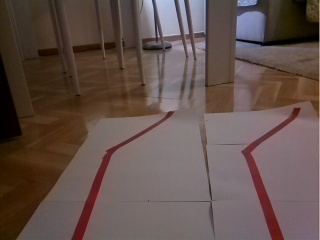
#> input picture pruebas/computer_vision/coche.jpg, 320 x 240 px, found by its file name
$ jupyter execute prueba.ipynb   (shell and % lines are left out)
#> lines starting #> are read from the running program, lines starting #| are printed output that depends on the picture; after the words box and inside, x2 and y2 are one past the last pixel; in counts of white or black regions, pixels touching at a corner belong together
### pruebas/computer_vision/SelfDrivingVehicle/processor.py
#!/usr/bin/python3
# -*- coding: utf-8 -*-

import numpy as np
import cv2
from line import Line

class ImageProcessor():
    """
        Implements the computer vision algorithms for detecting lanes in an image.
    """

    def __init__(self, frameDimensions, frameRate):

        # Define camera dimensions.
        self.frameDimensions = frameDimensions
        self.frameRate = frameRate
        self.w = self.frameDimensions[0]
        self.h = self.frameDimensions[1]

        # ROI dimensions in percentage.
        self.roiY = (1, 0.65)
        self.roiX = (1, 0.8)

        # Initialize the left and right lane classes.
        self.left = Line(self.frameDimensions, (0, 0, 255))
        self.right = Line(self.frameDimensions, (255, 0, 0))

        # Camera calibration
        # Scale the calibration matrix to the desired frame dimensions.
        self.calibrationResolution = (1280, 720)                            # Resolution at which the camera matrix is provided.
        kx = self.w / self.calibrationResolution[0]                         # Calculate the change in the -x axis.
        ky = self.h / self.calibrationResolution[1]                         # Calculate the change in the -y axis.
        cameraMatrix = np.array([                                           # Raw camera calibration matrix.
            [1.00612323e+03, 0.00000000e+00, 6.31540281e+02],
            [0.00000000e+00, 1.00551440e+03, 3.48207362e+02],
            [0.00000000e+00, 0.00000000e+00, 1.00000000e+00]
        ])
        self.cameraMatrix = np.multiply(cameraMatrix, [                     # Adjust the camera calibration matrix.
            [kx, 1, kx],
            [1, ky, ky],
            [1, 1, 1]
        ])
        self.distortionCoefficients = np.array([[0.18541226, -0.32660915, 0.00088513, -0.00038131, -0.02052374]])
        self.newCameraMatrix, self.roi = cv2.getOptimalNewCameraMatrix(self.cameraMatrix, self.distortionCoefficients, self.frameDimensions, 1, self.frameDimensions)
        self.rectifyMapX, self.rectifyMapY = cv2.initUndistortRectifyMap(self.cameraMatrix, self.distortionCoefficients, None, self.newCameraMatrix, self.frameDimensions, 5)

    def doBlur(self, frame, iterations, kernelSize):
        """
            Performs a gaussian blur with the set number of iterations.
        """

        blured = frame.copy()
        while iterations > 0:
            blured =  cv2.GaussianBlur(blured, (kernelSize, kernelSize), sigmaX=0, sigmaY=0)
            iterations -= 1
        return blured

    def doRegionOfInterest(self, frame):
        """
            Obtains the region of interest from a frame. The dimensions of the ROI are set by the class
            properties roiX and roiY.
        """

        y0Px = self.h * self.roiY[0]
        y1Px = self.h * self.roiY[1]
        x0Px = (1 - self.roiX[0]) * self.w / 2
        x1Px = (1 - self.roiX[1]) * self.w / 2
        vertices = np.array([[
            (x0Px, y0Px),
            (x1Px, y1Px),
            (self.w - x1Px, y1Px),
            (self.w - x0Px, y0Px)
        ]], dtype=np.int32)
        mask = np.zeros_like(frame)
        cv2.fillPoly(mask, vertices, 255)
        return cv2.bitwise_and(frame, mask)

    def findLanes(self, frame, lines, drawAll=False):
        """
            Iterates through the results from the Hough Transform and filters the detected lines into
            those who belong to the left and right lane. Finally fits the data to a 1st order polynomial.
        """

        self.left.clear()
        self.right.clear()
        frame_center = frame.shape[1] / 2

        if type(lines) == type(np.array([])):
            for line in lines:
                for x1, y1, x2, y2 in line:
                    if x1 < frame_center and x2 < frame_center:
                        self.left.add(x1, y1, x2, y2)
                        if drawAll:
                            cv2.line(frame, (x1, y1), (x2, y2), self.left.color)
                    elif x1 > frame_center and x2 > frame_center:
                        self.right.add(x1, y1, x2, y2)
                        if drawAll:
                            cv2.line(frame, (x1, y1), (x2, y2), self.right.color)
        self.left.fit()
        self.right.fit()
        return frame

    # [15 lines left out: function drawPoly, not called in this run]

    def process(self, frame):
        """
            Main pipeline for detecting lanes on a frame.
        """
        binary_frame = self.get_line_markings(frame)
        blured = self.doBlur(binary_frame, iterations=3, kernelSize=7)
        canny = cv2.Canny(blured, threshold1=20, threshold2=40)
        roi = self.doRegionOfInterest(canny)
        houghLines = cv2.HoughLinesP(
            roi,
            rho = 1,
            theta = np.pi / 180,
            threshold = 20,
            lines = np.array([]),
            minLineLength = 5,
            maxLineGap = 60
        )
        lanes = self.findLanes(frame, houghLines, drawAll=True)
        # self.drawPoly(lanes, self.left.poly, self.left.color, width=3)
        # self.drawPoly(lanes, self.right.poly, self.right.color, width=3)

        return lanes


    def get_line_markings(self, frame=None):
        """
        Isolates lane lines.

        :param frame: The camera frame that contains the lanes we want to detect
        :return: Binary (i.e. black and white) image containing the lane lines.
        """
        if frame is None:
            frame = self.orig_frame

        # Convertir la imagen a HSV
        imagen_hsv = cv2.cvtColor(frame, cv2.COLOR_BGR2HSV)

        # Definir los valores de HSV para la detección del color rojo
        lower_hsv = np.array([0, 152, 130])
        upper_hsv = np.array([179, 255, 255])

        # Aplicar las máscaras HSV a la imagen
        mask = cv2.inRange(imagen_hsv, lower_hsv, upper_hsv)

        # Convertir la máscara a una imagen binaria
        imagen_binaria = cv2.threshold(mask, 1, 255, cv2.THRESH_BINARY)[1]

        # Definir el kernel para las operaciones morfológicas
        kernel = np.ones((5,5), np.uint8)  # Puedes ajustar el tamaño del kernel según tus necesidades

        # Aplicar cierre morfológico para eliminar líneas finas
        cierre = cv2.morphologyEx(imagen_binaria, cv2.MORPH_CLOSE, kernel)

        # (Opcional) Aplicar apertura morfológica para limpiar ruido restante
        apertura = cv2.morphologyEx(cierre, cv2.MORPH_OPEN, kernel)

        return apertura

### pruebas/computer_vision/SelfDrivingVehicle/line.py
#!/usr/bin/python3
# -*- coding: utf-8 -*-

import numpy as np

class Line():
    """
        Line class for storing the points found by the Hough Transform and
        fitting them to a 1st order polynomial.
    """

    def __init__(self, frameDimensions, color):
        self.frameDimensions = frameDimensions
        self.color = color
        self.w = frameDimensions[0]
        self.h = frameDimensions[1]
        self.x = []
        self.y = []
        self.poly = None

    # [6 lines left out: function add, not called in this run]

    def clear(self):
        """
            Clears all points for the arrays.
        """
        self.x = []
        self.y = []

    def fit(self):
        """
            Fits the data to a first order polynomial. Returns the fitted polynomial
            as a function of the -y coordinate, ie. x = f(y) = m * y + b.

        """
        if len(self.x) > 0 and len(self.y) > 0:
            self.poly = np.poly1d(np.polyfit(self.y, self.x, deg=1))
        else:
            self.poly = None
        return self.poly

    # [16 lines left out: function eval, not called in this run]

### pruebas/prueba.ipynb
[cell 1]
import cv2
import numpy as np
from matplotlib import pyplot as plt
from line import Line
from processor import ImageProcessor

Cargamos archivo de imagen
You are facing this issue since you are reading the image with opencv and opencv reads and displays an image as BGR format instead of RGB color format. Whereas matplotlib uses RGB color format to display image

[cell 2]
# Ruta de la imagen
ruta_imagen = "/home/lab/robocar/pruebas/computer_vision/coche.jpg"
# Cargar la imagen en color
frame = cv2.imread(ruta_imagen)
#> frame is the input picture: shape (240, 320, 3); mean B, G, R 76.2, 81.5, 98.7
# Convertir a RGB para mostrar
frame_rgb = cv2.cvtColor(frame, cv2.COLOR_BGR2RGB)

Mostrar Imagen

[cell 3]
plt.imshow(frame_rgb)
plt.show()

Imageprocessor

[cell 4]
processor = ImageProcessor((480, 320), 20)
out = processor.process(frame_rgb)
#> in get_line_markings, `imagen_hsv = cv2.cvtColor(frame, cv2.COLOR_BGR2HSV)`: imagen_hsv: shape (240, 320, 3); mean H, S, V 113.4, 85.8, 99.9
#> in get_line_markings, `mask = cv2.inRange(imagen_hsv, lower_hsv, upper_hsv)`: mask: shape (240, 320); every value is 0
#> after the loop in doBlur, `while iterations > 0:`: iterations = 0
#> in doRegionOfInterest, `cv2.fillPoly(mask, vertices, 255)`:
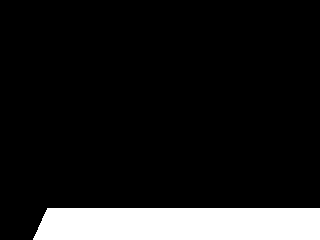
#> mask: shape (240, 320); 11.7% white; 1 white region, box (x1, y1, x2, y2) and area: (33, 208, 320, 240) 8960
#> in process, `houghLines = cv2.HoughLinesP( roi, rho = 1, theta = np.pi / 180, thres..`: houghLines = None
plt.imshow(out)
plt.show()


$ run again, with pruebas/computer_vision/image.png saved as pruebas/computer_vision/coche.jpg
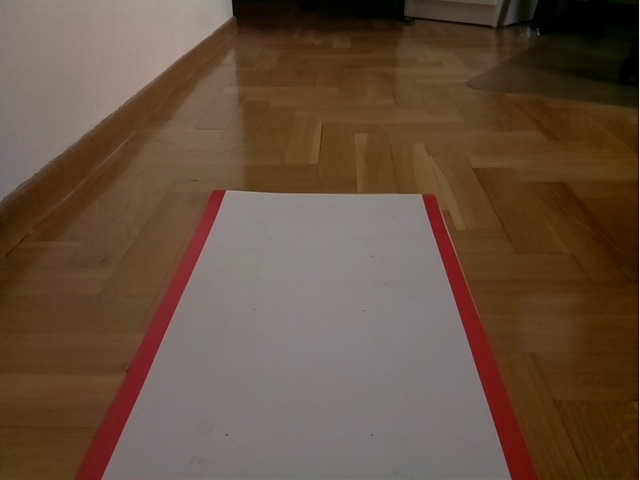
#> input picture pruebas/computer_vision/image.png, 640 x 480 px, found by its file name
#> frame is the input picture: shape (480, 640, 3); mean B, G, R 62.2, 78.9, 100
#> imagen_hsv: shape (480, 640, 3); mean H, S, V 107.7, 117.8, 100
#> cierre: shape (480, 640); 0.2% white; 9 white regions (7 under 20 px), largest, box (x1, y1, x2, y2) and area: (179, 199, 218, 285) 553, (176, 285, 181, 297) 33
#> in get_line_markings, `apertura = cv2.morphologyEx(cierre, cv2.MORPH_OPEN, kernel)`:
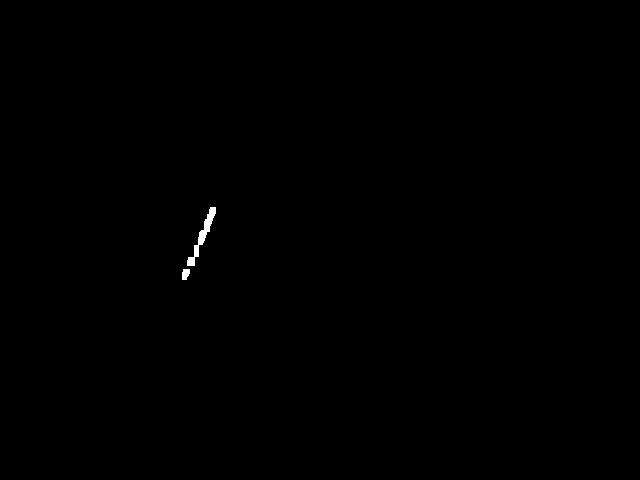
#> apertura: shape (480, 640); 0.15% white; 2 white regions, box (x1, y1, x2, y2) and area: (187, 207, 216, 266) 398, (182, 269, 190, 280) 72
#> after the loop in doBlur, `while iterations > 0:`: iterations = 0
#> canny: shape (480, 640); 0.06% white in thin lines or dots, all inside (x1, y1, x2, y2) = (181, 206, 217, 280)
#> houghLines = [[186, 279, 215, 214], [181, 274, 209, 208], [182, 279, 207, 214]]
#> the loop in findLanes, `for line in lines:` made 3 passes
#> after the loop in findLanes, `for line in lines:`:
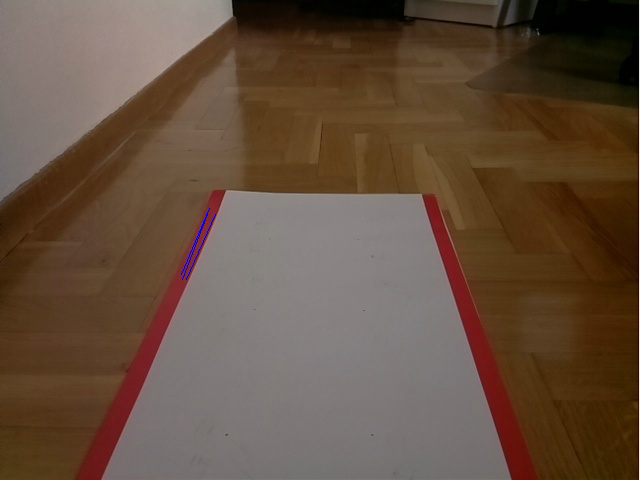
#> frame: shape (480, 640, 3); mean R, G, B 99.9, 78.9, 62.4
